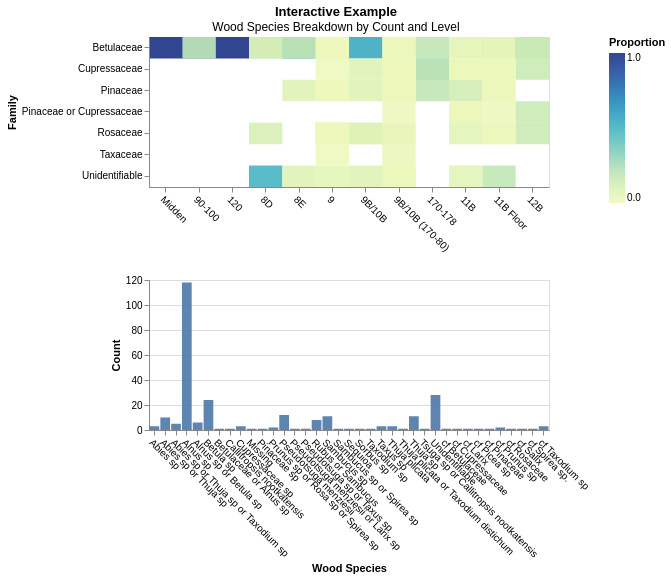

Write notebook code for a chart like this one.
### Markdown cell above
### Interaction Example: Heatmap

### Code cell
# Create a brush for interactive selection
brush = #

# Create opacity values for brush selection
opacity = alt.condition(brush, alt.value(0.9), alt.value(0.1))

# Create wood species
species = (alt.Chart(data)
              .mark_bar()
              .encode(
                alt.X("Wood ID",
                       axis=alt.Axis(title='Wood Species', labelAngle=45)),
                alt.Y('count()', title='Count'),
                opacity=opacity)
              #     # add interval brush selection to the chart
              .properties(width=400,
                          height=150)
          )

# Heatmap based on Level and Family Data
heatmap = (alt.Chart(counts_id)
              .mark_rect()
              .encode(
                    alt.X('Level')
                        #
                        .sort(['Midden', 
                       '90-100', 
                       '120', 
                       '8D', 
                       '8E', 
                       '9', 
                       '9B/10B', 
                       "9B/10B (170-80)", 
                       "170-178", 
                       "11B", 
                       "11B Floor", 
                       "12B"]),
                    alt.Y('Family'),
                    alt.Color('proportion').title('Proportion'),
                    #)
               .properties(width = 400,
                           height = 150)
          )
# Combine charts
# #Order matters

# configure titles and headings
dashboard.properties(title = {"text":"Interactive Example",
                              "subtitle": "Wood Species Breakdown by Count and Level"}).configure_title(anchor = "middle")

### Figure 1 — Vega-Lite specification as saved in the notebook (floating-point values rounded to 4 significant figures; data arrays with more than 128 entries replaced by an {"elided": "..."} marker saying what was removed)
{"config": {"view": {"continuousWidth": 300, "continuousHeight": 300}, "title": {"anchor": "middle"}}, "vconcat": [{"data": {"name": "data-c8b5854ab05576c11e9ffe46d10926db"}, "mark": {"type": "rect"}, "encoding": {"color": {"field": "proportion", "title": "Proportion", "type": "quantitative"}, "opacity": {"condition": {"param": "param_c97a99acfc68b794", "value": 0.9}, "value": 0.1}, "x": {"axis": {"labelAngle": 45, "title": null}, "field": "Level", "sort": ["Midden", "90-100", "120", "8D", "8E", "9", "9B/10B", "9B/10B (170-80)", "170-178", "11B", "11B Floor", "12B"], "type": "nominal"}, "y": {"field": "Family", "type": "nominal"}}, "height": 150, "width": 400}, {"data": {"name": "data-2e0d23946b6fc4e7af1860b645e36a51"}, "mark": {"type": "bar"}, "encoding": {"opacity": {"condition": {"param": "param_c97a99acfc68b794", "value": 0.9}, "value": 0.1}, "x": {"axis": {"labelAngle": 45, "title": "Wood Species"}, "field": "Wood ID", "type": "nominal"}, "y": {"aggregate": "count", "title": "Count", "type": "quantitative"}}, "height": 150, "name": "view_6c6711a7a94a45b4_1", "width": 400}], "params": [{"name": "param_c97a99acfc68b794", "select": {"type": "interval", "encodings": ["x"]}, "views": ["view_6c6711a7a94a45b4_1"]}], "title": {"text": "Interactive Example", "subtitle": "Wood Species Breakdown by Count and Level"}, "$schema": "https://vega.github.io/schema/vega-lite/v6.1.0.json", "datasets": {"data-c8b5854ab05576c11e9ffe46d10926db": [{"Level": "9", "Context": "Unit 1/2", "Wood ID": "Alnus sp", "Family": "Betulaceae", "n": 40, "proportion": 0.5405}, {"Level": "9B/10B (170-80)", "Context": "E2 Feature 6", "Wood ID": "Alnus sp", "Family": "Betulaceae", "n": 25, "proportion": 0.5}, {"Level": "11B Floor", "Context": "Unit 3", "Wood ID": "Alnus sp", "Family": "Betulaceae", "n": 16, "proportion": 0.3902}, {"Level": "11B", "Context": "Unit 3", "Wood ID": "Alnus sp", "Family": "Betulaceae", "n": 11, "proportion": 0.2683}, {"Level": "9", "Context": "Unit 1/2", "Wood ID": "Betula sp", "Family": "Betulaceae", "n": 10, "proportion": 0.1351}, {"Level": "11B Floor", "Context": "Unit 3", "Wood ID": "Unidentifiable", "Family": "Unidentifiable", "n": 8, "proportion": 0.1951}, {"Level": "11B", "Context": "Unit 3", "Wood ID": "Thuja sp", "Family": "Cupressaceae", "n": 7, "proportion": 0.1707}, {"Level": "8E", "Context": "Unit 3", "Wood ID": "Alnus sp", "Family": "Betulaceae", "n": 7, "proportion": 0.6364}, {"Level": "9B/10B (170-80)", "Context": "E2 Feature 6", "Wood ID": "Unidentifiable", "Family": "Unidentifiable", "n": 6, "proportion": 0.12}, {"Level": "9B/10B", "Context": "Unit 3", "Wood ID": "Alnus sp", "Family": "Betulaceae", "n": 6, "proportion": 0.5455}, {"Level": "120", "Context": "East Balk", "Wood ID": "Alnus sp", "Family": "Betulaceae", "n": 6, "proportion": 1.0}, {"Level": "11B", "Context": "Unit 3", "Wood ID": "Pseudotsuga menziesii", "Family": "Pinaceae", "n": 6, "proportion": 0.1463}, {"Level": "11B Floor", "Context": "Unit 3", "Wood ID": "Betula sp", "Family": "Betulaceae", "n": 5, "proportion": 0.122}, {"Level": "9", "Context": "Unit 1/2", "Wood ID": "Unidentifiable", "Family": "Unidentifiable", "n": 5, "proportion": 0.06757}, {"Level": "8D", "Context": "Unit 3", "Wood ID": "Unidentifiable", "Family": "Unidentifiable", "n": 4, "proportion": 0.5}, {"Level": "9B/10B (170-80)", "Context": "E2 Feature 6", "Wood ID": "Sambucus sp", "Family": "Rosaceae", "n": 4, "proportion": 0.08}, {"Level": "90-100", "Context": "East Balk", "Wood ID": "Alnus sp", "Family": "Betulaceae", "n": 4, "proportion": 0.8}, {"Level": "11B", "Context": "Unit 3", "Wood ID": "Unidentifiable", "Family": "Unidentifiable", "n": 3, "proportion": 0.07317}, {"Level": "11B", "Context": "Unit 3", "Wood ID": "Sambucus sp", "Family": "Rosaceae", "n": 3, "proportion": 0.07317}, {"Level": "11B Floor", "Context": "Unit 3", "Wood ID": "Rubus or Sambucus", "Family": "Rosaceae", "n": 3, "proportion": 0.07317}, {"Level": "9", "Context": "Unit 1/2", "Wood ID": "Sambucus sp", "Family": "Rosaceae", "n": 3, "proportion": 0.04054}, {"Level": "9", "Context": "Unit 1/2", "Wood ID": "Rubus or Sambucus", "Family": "Rosaceae", "n": 3, "proportion": 0.04054}, {"Level": "170-178", "Context": "Unit 3", "Wood ID": "Cupressaceae sp", "Family": "Cupressaceae", "n": 2, "proportion": 0.4}, {"Level": "9", "Context": "Unit 1/2", "Wood ID": "Prunus sp or Rosa sp or Spirea sp", "Family": "Rosaceae", "n": 2, "proportion": 0.02703}, {"Level": "9B/10B (170-80)", "Context": "E2 Feature 6", "Wood ID": "Taxus sp", "Family": "Taxaceae", "n": 2, "proportion": 0.04}, {"Level": "9B/10B (170-80)", "Context": "E2 Feature 6", "Wood ID": "Rubus or Sambucus", "Family": "Rosaceae", "n": 2, "proportion": 0.04}, {"Level": "8D", "Context": "Unit 3", "Wood ID": "Betula sp", "Family": "Betulaceae", "n": 2, "proportion": 0.25}, {"Level": "11B", "Context": "Unit 3", "Wood ID": "cf Taxodium sp", "Family": "Cupressaceae", "n": 2, "proportion": 0.04878}, {"Level": "11B", "Context": "Unit 3", "Wood ID": "Thuja plicata", "Family": "Cupressaceae", "n": 2, "proportion": 0.04878}, {"Level": "11B", "Context": "Unit 3", "Wood ID": "Abies sp or Thuja sp or Taxodium sp", "Family": "Pinaceae or Cupressaceae", "n": 2, "proportion": 0.04878}, {"Level": "11B Floor", "Context": "Unit 3", "Wood ID": "Pseudotsuga menziesii", "Family": "Pinaceae", "n": 2, "proportion": 0.04878}, {"Level": "11B Floor", "Context": "Unit 3", "Wood ID": "Alnus sp or Betula sp", "Family": "Betulaceae", "n": 2, "proportion": 0.04878}, {"Level": "9", "Context": "Unit 1/2", "Wood ID": "Alnus sp or Betula sp", "Family": "Betulaceae", "n": 2, "proportion": 0.02703}, {"Level": "8E", "Context": "Unit 3", "Wood ID": "Betula sp", "Family": "Betulaceae", "n": 2, "proportion": 0.1818}, {"Level": "11B", "Context": "Unit 3", "Wood ID": "Betula sp", "Family": "Betulaceae", "n": 1, "proportion": 0.02439}, {"Level": "11B", "Context": "Unit 3", "Wood ID": "Callitropsis nootkatensis", "Family": "Cupressaceae", "n": 1, "proportion": 0.02439}, {"Level": "11B Floor", "Context": "Unit 3", "Wood ID": "Abies sp", "Family": "Pinaceae", "n": 1, "proportion": 0.02439}, {"Level": "11B Floor", "Context": "Unit 3", "Wood ID": "Abies sp or Thuja sp or Taxodium sp", "Family": "Pinaceae or Cupressaceae", "n": 1, "proportion": 0.02439}, {"Level": "11B", "Context": "Unit 3", "Wood ID": "Tsuga sp or Callitropsis nootkatensis", "Family": "Pinaceae or Cupressaceae", "n": 1, "proportion": 0.02439}, {"Level": "11B", "Context": "Unit 3", "Wood ID": "cf Cupressaceae", "Family": "Cupressaceae", "n": 1, "proportion": 0.02439}, {"Level": "11B", "Context": "Unit 3", "Wood ID": "Cupressaceae sp", "Family": "Cupressaceae", "n": 1, "proportion": 0.02439}, {"Level": "12B", "Context": "Unit 3", "Wood ID": "cf Prunus sp", "Family": "Rosaceae", "n": 1, "proportion": 0.1667}, {"Level": "12B", "Context": "Unit 3", "Wood ID": "Betula sp", "Family": "Betulaceae", "n": 1, "proportion": 0.1667}, {"Level": "12B", "Context": "Unit 3", "Wood ID": "Alnus sp or Betula sp", "Family": "Betulaceae", "n": 1, "proportion": 0.1667}, {"Level": "8D", "Context": "Unit 3", "Wood ID": "Alnus sp", "Family": "Betulaceae", "n": 1, "proportion": 0.125}, {"Level": "170-178", "Context": "Unit 3", "Wood ID": "Thuja sp", "Family": "Cupressaceae", "n": 1, "proportion": 0.2}, {"Level": "170-178", "Context": "Unit 3", "Wood ID": "Pseudotsuga menziesii", "Family": "Pinaceae", "n": 1, "proportion": 0.2}, {"Level": "170-178", "Context": "Unit 3", "Wood ID": "Alnus sp", "Family": "Betulaceae", "n": 1, "proportion": 0.2}, {"Level": "12B", "Context": "Unit 3", "Wood ID": "Thuja sp", "Family": "Cupressaceae", "n": 1, "proportion": 0.1667}, {"Level": "12B", "Context": "Unit 3", "Wood ID": "Abies sp or Thuja sp or Taxodium sp", "Family": "Pinaceae or Cupressaceae", "n": 1, "proportion": 0.1667}, {"Level": "11B Floor", "Context": "Unit 3", "Wood ID": "cf Prunus sp", "Family": "Rosaceae", "n": 1, "proportion": 0.02439}, {"Level": "11B Floor", "Context": "Unit 3", "Wood ID": "Thuja sp", "Family": "Cupressaceae", "n": 1, "proportion": 0.02439}, {"Level": "9", "Context": "Unit 1/2", "Wood ID": "Sorbus sp", "Family": "Rosaceae", "n": 1, "proportion": 0.01351}, {"Level": "9", "Context": "Unit 1/2", "Wood ID": "Pseudotsuga menziesii", "Family": "Pinaceae", "n": 1, "proportion": 0.01351}, {"Level": "9", "Context": "Unit 1/2", "Wood ID": "Betulaceae or Alnus sp", "Family": "Betulaceae", "n": 1, "proportion": 0.01351}, {"Level": "8E", "Context": "Unit 3", "Wood ID": "Unidentifiable", "Family": "Unidentifiable", "n": 1, "proportion": 0.09091}, {"Level": "8E", "Context": "Unit 3", "Wood ID": "Abies sp", "Family": "Pinaceae", "n": 1, "proportion": 0.09091}, {"Level": "8D", "Context": "Unit 3", "Wood ID": "cf Spirea sp.", "Family": "Rosaceae", "n": 1, "proportion": 0.125}, {"Level": "12B", "Context": "Unit 3", "Wood ID": "Alnus sp", "Family": "Betulaceae", "n": 1, "proportion": 0.1667}, {"Level": "11B Floor", "Context": "Unit 3", "Wood ID": "Thuja plicata or Taxodium distichum", "Family": "Cupressaceae", "n": 1, "proportion": 0.02439}, {"Level": "9", "Context": "Unit 1/2", "Wood ID": "cf Rosaceae", "Family": "Rosaceae", "n": 1, "proportion": 0.01351}, {"Level": "90-100", "Context": "East Balk", "Wood ID": "Betula sp", "Family": "Betulaceae", "n": 1, "proportion": 0.2}, {"Level": "9B/10B", "Context": "Unit 3", "Wood ID": "Pseudotsuga menziesii", "Family": "Pinaceae", "n": 1, "proportion": 0.09091}, {"Level": "9", "Context": "Unit 1/2", "Wood ID": "Thuja plicata", "Family": "Cupressaceae", "n": 1, "proportion": 0.01351}, {"Level": "9", "Context": "Unit 1/2", "Wood ID": "cf Betulaceae", "Family": "Betulaceae", "n": 1, "proportion": 0.01351}, {"Level": "9", "Context": "Unit 1/2", "Wood ID": "cf Picea sp", "Family": "Pinaceae", "n": 1, "proportion": 0.01351}, {"Level": "9", "Context": "Unit 1/2", "Wood ID": "cf Pinaceae", "Family": "Pinaceae", "n": 1, "proportion": 0.01351}, {"Level": "9", "Context": "Unit 1/2", "Wood ID": "Taxus sp", "Family": "Taxaceae", "n": 1, "proportion": 0.01351}, {"Level": "9B/10B (170-80)", "Context": "E2 Feature 6", "Wood ID": "Abies sp", "Family": "Pinaceae", "n": 1, "proportion": 0.02}, {"Level": "9B/10B", "Context": "Unit 3", "Wood ID": "cf Taxodium sp", "Family": "Cupressaceae", "n": 1, "proportion": 0.09091}, {"Level": "9B/10B", "Context": "Unit 3", "Wood ID": "Unidentifiable", "Family": "Unidentifiable", "n": 1, "proportion": 0.09091}, {"Level": "9B/10B", "Context": "Unit 3", "Wood ID": "Sambucus sp or Spirea sp", "Family": "Rosaceae", "n": 1, "proportion": 0.09091}, {"Level": "9B/10B", "Context": "Unit 3", "Wood ID": "Sambucus sp", "Family": "Rosaceae", "n": 1, "proportion": 0.09091}, {"Level": "9B/10B (170-80)", "Context": "E2 Feature 6", "Wood ID": "Betula sp", "Family": "Betulaceae", "n": 1, "proportion": 0.02}, {"Level": "9B/10B (170-80)", "Context": "E2 Feature 6", "Wood ID": "Alnus sp or Betula sp", "Family": "Betulaceae", "n": 1, "proportion": 0.02}, {"Level": "9B/10B (170-80)", "Context": "E2 Feature 6", "Wood ID": "Abies sp or Thuja sp or Taxodium sp", "Family": "Pinaceae or Cupressaceae", "n": 1, "proportion": 0.02}, {"Level": "9B/10B (170-80)", "Context": "E2 Feature 6", "Wood ID": "Pseudotsuga menziesii or Larix sp", "Family": "Pinaceae", "n": 1, "proportion": 0.02}, {"Level": "9B/10B (170-80)", "Context": "E2 Feature 6", "Wood ID": "Pseudotsuga menziesii", "Family": "Pinaceae", "n": 1, "proportion": 0.02}, {"Level": "9B/10B (170-80)", "Context": "E2 Feature 6", "Wood ID": "Missing", "Family": "Unidentifiable", "n": 1, "proportion": 0.02}, {"Level": "9B/10B (170-80)", "Context": "E2 Feature 6", "Wood ID": "Sequioa", "Family": "Cupressaceae", "n": 1, "proportion": 0.02}, {"Level": "9B/10B (170-80)", "Context": "E2 Feature 6", "Wood ID": "Taxodium sp", "Family": "Cupressaceae", "n": 1, "proportion": 0.02}, {"Level": "9B/10B (170-80)", "Context": "E2 Feature 6", "Wood ID": "Thuja sp", "Family": "Cupressaceae", "n": 1, "proportion": 0.02}, {"Level": "9B/10B (170-80)", "Context": "E2 Feature 6", "Wood ID": "cf Larix", "Family": "Pinaceae", "n": 1, "proportion": 0.02}, {"Level": "Midden", "Context": "East Balk", "Wood ID": "Betula sp", "Family": "Betulaceae", "n": 1, "proportion": 1.0}], "data-2e0d23946b6fc4e7af1860b645e36a51": {"elided": "272 records"}}}
